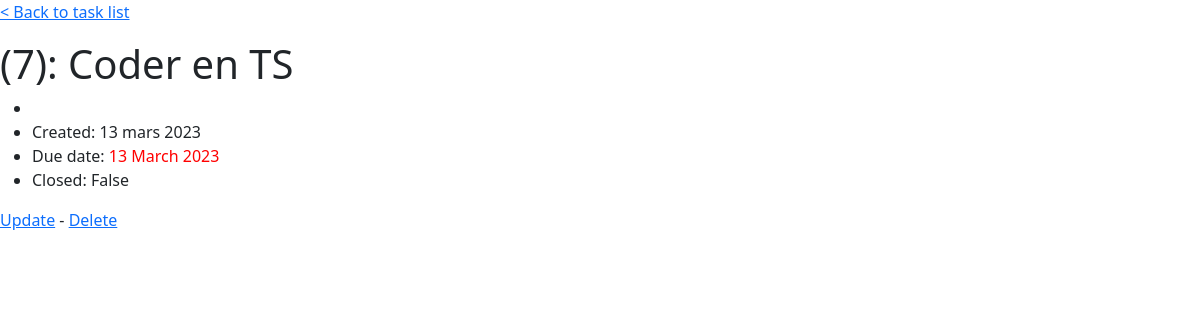
Before: /todo/details/7/ with the older database file.
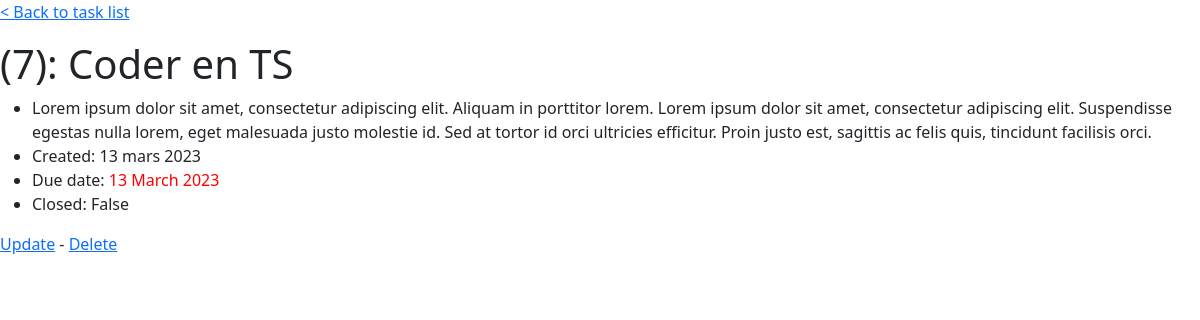
After: the same page with the newer database file.
### todo/models.py (models this page shows, shortened)
class Task(models.Model):
    category = models.ForeignKey(Category, on_delete=models.SET_NULL, null=True)
    tag = models.ManyToManyField(Tag)
    name = models.CharField(max_length=50, blank=False)
    description = models.TextField(blank=True)
    created_date = models.DateField(auto_now=True)
    due_date = models.DateField(default=date.today)
    closed = models.BooleanField(default=False)
    slug = models.SlugField(null=True)
    @admin.display(description="Due date")
    def colored_due_date(self):
        today = date.today()
        delta = (self.due_date - today).days
        color = "red"
        if delta >= 7:
            color = "green"
        elif delta > 0:
            color = "orange"
        return format_html(f"<span style='color:{color}'>{self.due_date.__format__('%d %B %Y')}</span>")
    class Meta:
        ordering = ['slug']
        verbose_name = "Tâche"

### todo/views.py (the view)
# urls.py: path('details/<int:id>/', task_details, name="task-details"),
def task_details(request, id):
    task = Task.objects.get(id=id)
    context = {"task":task}
    return render(request=request, template_name="todo/details.dj.html", context=context)

### todo/templates/todo/details.dj.html (shortened to what this page needs)
{% extends 'base.dj.html' %}  {% block content %}
<p><a href="{% url 'task-list' %}">< Back to task list</a></p>
<h1>({{ task.id }}): {{ task.name }}</h1>
<ul>
    <li>{{ task.description }}</li>
    <li>Created: {{ task.created_date }}</li>
    <li>Due date: {{ task.colored_due_date }}</li>
    <li>Closed: {{ task.closed }}</li>
</ul>
<p>
    <a href="{% url 'task-update' task.id %}">Update</a> -
    <a href="{% url 'task-delete' task.id %}">Delete</a>
</p>
{% endblock content %}

Changed rows visible on the page:
changed Task "Coder en TS": description (not shown) → "Lorem ipsum dolor sit amet, consectetur adipiscing elit. Aliquam in porttitor lorem. Lorem ipsum dolor sit amet, consectetur adipiscing elit. Suspendisse egestas nulla lorem, eget malesuada justo molestie id. Sed at tortor id orci ultricies efficitur. Proin justo est, sagittis ac felis quis, tincidunt facilisis orci."
